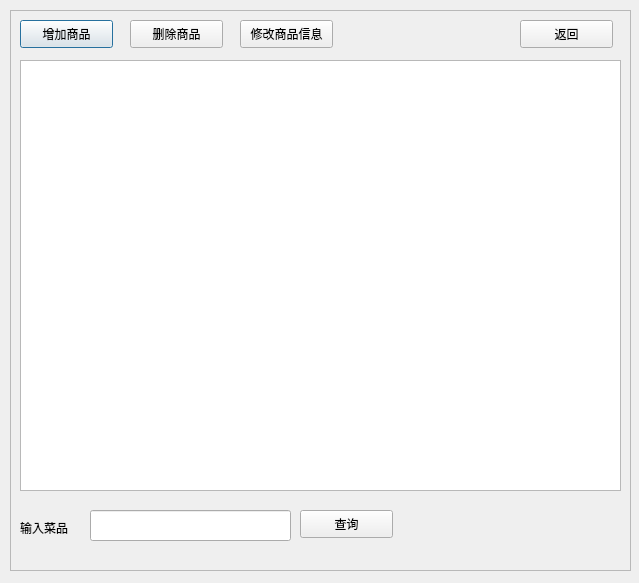
<?xml version="1.0" encoding="UTF-8"?>
<ui version="4.0">
 <class>boss</class>
 <widget class="QDialog" name="boss">
  <property name="geometry">
   <rect>
    <x>0</x>
    <y>0</y>
    <width>639</width>
    <height>583</height>
   </rect>
  </property>
  <property name="windowTitle">
   <string>Welcome!</string>
  </property>
  <widget class="QFrame" name="frame">
   <property name="geometry">
    <rect>
     <x>10</x>
     <y>10</y>
     <width>621</width>
     <height>561</height>
    </rect>
   </property>
   <property name="styleSheet">
    <string notr="true"/>
   </property>
   <property name="frameShape">
    <enum>QFrame::StyledPanel</enum>
   </property>
   <property name="frameShadow">
    <enum>QFrame::Raised</enum>
   </property>
   <widget class="QPushButton" name="pushButton">
    <property name="geometry">
     <rect>
      <x>10</x>
      <y>10</y>
      <width>93</width>
      <height>28</height>
     </rect>
    </property>
    <property name="text">
     <string>增加商品</string>
    </property>
   </widget>
   <widget class="QPushButton" name="pushButton_2">
    <property name="geometry">
     <rect>
      <x>120</x>
      <y>10</y>
      <width>93</width>
      <height>28</height>
     </rect>
    </property>
    <property name="text">
     <string>删除商品</string>
    </property>
   </widget>
   <widget class="QPushButton" name="pushButton_4">
    <property name="geometry">
     <rect>
      <x>230</x>
      <y>10</y>
      <width>93</width>
      <height>28</height>
     </rect>
    </property>
    <property name="text">
     <string>修改商品信息</string>
    </property>
   </widget>
   <widget class="QPushButton" name="pushButton_5">
    <property name="geometry">
     <rect>
      <x>510</x>
      <y>10</y>
      <width>93</width>
      <height>28</height>
     </rect>
    </property>
    <property name="text">
     <string>返回</string>
    </property>
   </widget>
   <widget class="QTableView" name="tableView">
    <property name="geometry">
     <rect>
      <x>10</x>
      <y>50</y>
      <width>601</width>
      <height>431</height>
     </rect>
    </property>
   </widget>
   <widget class="QLineEdit" name="lineEdit">
    <property name="geometry">
     <rect>
      <x>80</x>
      <y>500</y>
      <width>201</width>
      <height>31</height>
     </rect>
    </property>
   </widget>
   <widget class="QPushButton" name="pushButton_3">
    <property name="geometry">
     <rect>
      <x>290</x>
      <y>500</y>
      <width>93</width>
      <height>28</height>
     </rect>
    </property>
    <property name="text">
     <string>查询</string>
    </property>
   </widget>
   <widget class="QLabel" name="label">
    <property name="geometry">
     <rect>
      <x>10</x>
      <y>510</y>
      <width>72</width>
      <height>15</height>
     </rect>
    </property>
    <property name="text">
     <string>输入菜品</string>
    </property>
   </widget>
  </widget>
 </widget>
 <resources/>
 <connections/>
</ui>
